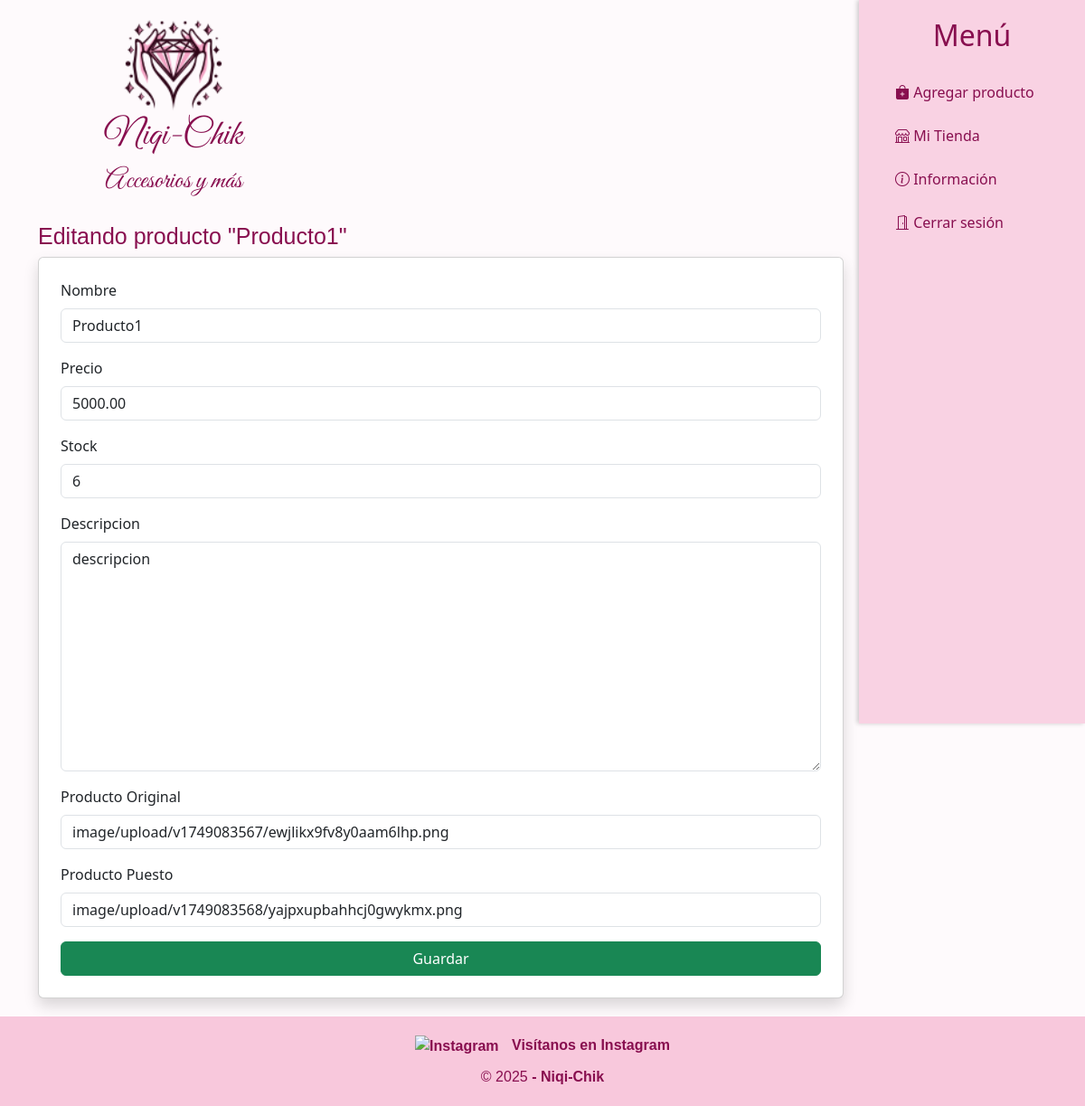
Page /tienda/7/editar/ (signed in) on the earlier database version.
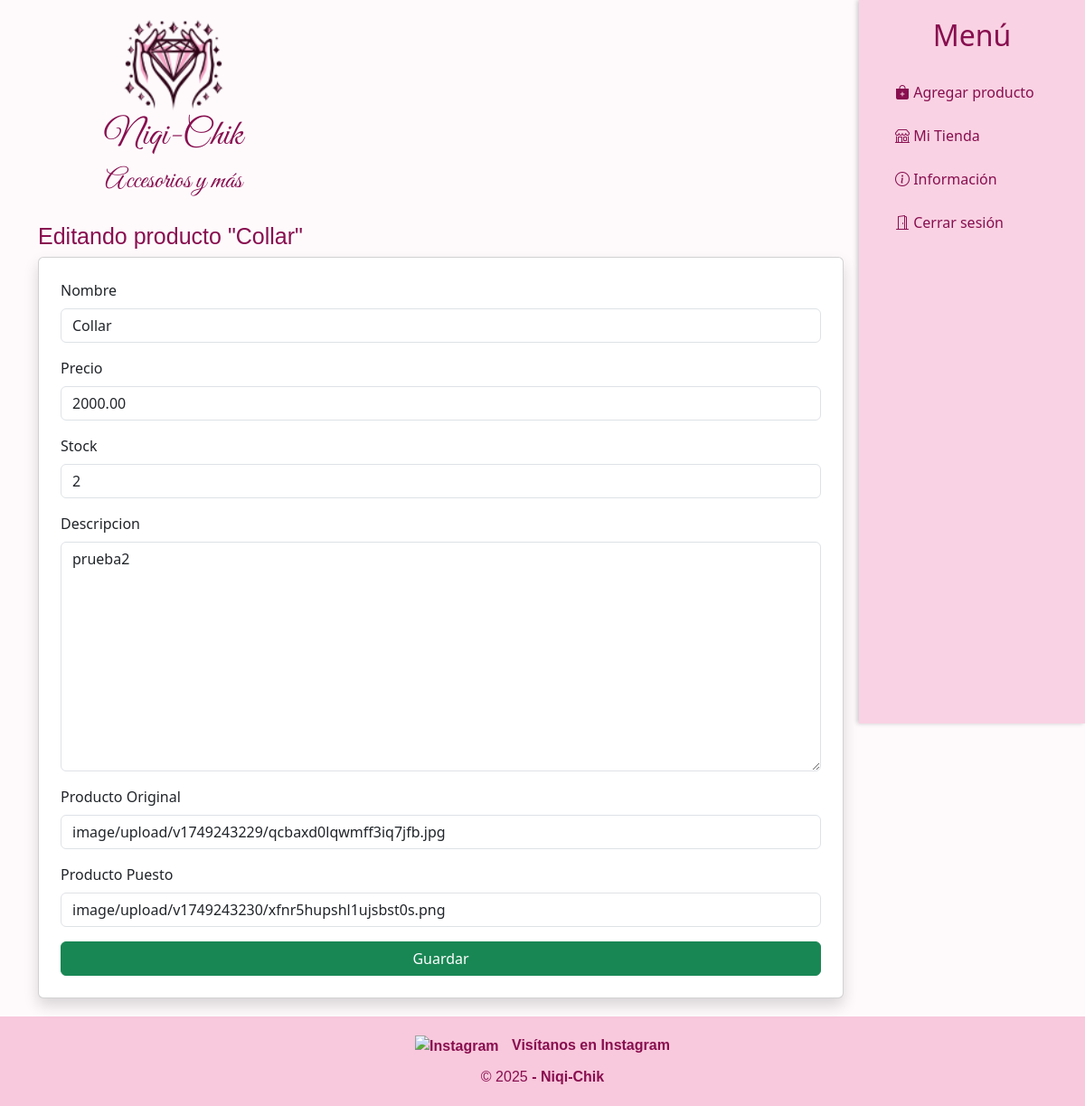
Same page on the later database version.
### tienda/models.py (models this page shows, shortened)
class Producto(models.Model):
    codigo = models.CharField(max_length=6, unique=True, editable=False, null=True, blank=True)
    nombre = models.CharField(max_length=100)
    descripcion = models.TextField()
    precio = models.DecimalField(max_digits=10, decimal_places=2)
    stock = models.IntegerField()
    vendidos = models.IntegerField(default=0)
    imagen = CloudinaryField('Producto Original', blank=True, null=True)
    imagen2 = CloudinaryField('Producto Puesto', blank=True, null=True)
    estado = models.BooleanField(default=True)
    vendedor = models.ForeignKey(User, on_delete=models.CASCADE)
    slug = models.SlugField(unique=True, blank=True)

### tienda/views.py (the view)
# urls.py: path('tienda/<int:producto_id>/editar/', views.editar_producto, name='editar_producto'),
@login_required
def editar_producto(request, producto_id):
    producto = get_object_or_404(Producto, id=producto_id, vendedor=request.user)
    if request.method == 'POST':
        form = EditarProductoForm(request.POST, request.FILES, instance=producto)
        if form.is_valid():
            form.save()
            return redirect('tienda')
    else:
        form = ProductoForm(instance=producto)
    return render(request, 'tienda/editar.html', {'form': form, 'producto': producto})

### tienda/forms.py
class ProductoForm(forms.ModelForm):
    class Meta:
        model = Producto
        fields = ['nombre', 'precio','stock','descripcion', 'imagen', 'imagen2']  # Asegúrate de incluir todos los que quieres editar

### tienda/templates/tienda/editar.html (shortened to what this page needs)
{% include "tienda/Menu.html" %}
{% load static %}
{% load widget_tweaks %}
<div class="contenido">
<div class="container mt-12">
  <h1 class="titulo-scriptify2"> Editando producto "{{ producto.nombre }}"</h1>
  <form method="POST" enctype="multipart/form-data" class="card p-4 shadow">
    {% for field in form %}
      <div class="mb-3">
        <label for="{{ field.id_for_label }}" class="form-label">{{ field.label }}</label>
        {{ field|add_class:"form-control" }}
      </div>
    {% endfor %}
    <div class="d-grid">
      <button type="submit" class="btn btn-success">Guardar</button>
    </div>
  </form>
</div>
</div>
{% include "tienda/Footer.html" %}

### tienda/templates/tienda/Menu.html (shortened to what this page needs)
{% load static %}
<!DOCTYPE html>
<html lang="es">
<head>
  <link rel="stylesheet" href="https://cdn.jsdelivr.net/npm/bootstrap-icons@1.10.3/font/bootstrap-icons.css">
  <link href="https://cdn.jsdelivr.net/npm/bootstrap@5.3.0-alpha1/dist/css/bootstrap.min.css" rel="stylesheet">
  <link href="https://cdn.jsdelivr.net/npm/bootstrap@5.3.0/dist/css/bootstrap.min.css" rel="stylesheet">
</head>
<body>
  <nav>
  <div class="row">
    <div class="col-10 col-sm-6 col-md-4 mb-12">
      <h1 class="titulo-scriptify"><img src="../../../media/Productos/LogoSimple.png" alt="Logo Niqi-Chik" class="logo-img"><br>Niqi-Chik </h1>
      <h1 class="titulo-scriptifyMini"> Accesorios y más</h1>
      </div>
  </nav>
<div class="menu-derecho" id="menuDerecho">
  <h2>Menú</h2>
    <form method="POST" enctype="multipart/form-data">
    {% if user.is_authenticated %}
    <a href="{% url 'agregar_producto' %}"><i class="bi bi-bag-plus-fill"></i> Agregar producto</a>
    <a href="{% url 'tienda' %}"><i class="bi bi-shop"></i> Mi Tienda</a>
    <a href="{% url 'dashboard' %}"><i class="bi bi-info-circle"></i> Información</a>
    <a href="{% url 'logout' %}"><i class="bi bi-door-open"></i> Cerrar sesión</a>
    {% else %}
    <a href="{% url 'login' %}"><i class="bi bi-door-open"></i> Iniciar Sesión</a>
    {% endif %}
    </form>
</div>
</body>
</html>

### tienda/templates/tienda/Footer.html (shortened to what this page needs)
<!DOCTYPE html>
<html lang="es">
<head>
</head>
<body>
  <footer>
    <a href="https://www.instagram.com/niqi_chik/" target="_blank" class="footer-link">
      <img src="https://cdn-icons-png.flaticon.com/512/2111/2111463.png" alt="Instagram" class="instagram-logo">
      Visítanos en Instagram
    </a>
    <div style="margin-top: 10px;">
  © 2025 <strong> -
    <a href="{% url 'home' %}" style="color: inherit; text-decoration: none;">Niqi-Chik</a>
  </strong>
</div>
  </footer>
</body>
</html>

### tienda/templates/tienda/Menu.html (style rules this page uses)
* { box-sizing: border-box; }
body { margin: 0; font-family: Arial, sans-serif; background-color: #fefafc !important; }
.contenido { padding: 20px 5px; transition: margin-right 0.3s; }
@media (min-width: 768px) { .contenido { margin-right: 250px; padding-left: 30px; } }
.menu-derecho { height: 100vh; width: 250px; position: fixed; top: 0; right: -250px; background-color: rgba(248, 200, 220, 0.8); color: #880e4f; padding: 20px; transition: right 0.3s; box-shadow: -2px 0 5px rgba(0, 0, 0, 0.2); z-index: 1000; backdrop-filter: blur(3px); }
.menu-derecho h2 { text-align: center; margin-bottom: 20px; color: #880e4f; }
.menu-derecho a { display: block; padding: 12px 20px; color: #880e4f; text-decoration: none; transition: background 0.3s; border-radius: 5px; }
@media (min-width: 768px) { .menu-derecho { right: 0; } }
.titulo-scriptify { font-family: 'Great Vibes', cursive; font-size: 40px; color: #880e4f; text-align: center; margin-top: 12px; }
.titulo-scriptifyMini { font-family: 'Great Vibes', cursive; font-size: 30px; color: #880e4f; text-align: center; margin-top: 0px; }
.titulo-scriptify2 { font-family: Arial, sans-serif; font-size: 25px; color: #880e4f; text-align: left; margin-top: 0px; }

### tienda/templates/tienda/Footer.html (style rules this page uses)
body { background-color: white; margin: 0; }
footer { background-color: #f8c8dc; padding: 20px; text-align: center; font-family: Arial, sans-serif; color: #880e4f; }
.instagram-logo { width: 30px; height: 30px; vertical-align: middle; margin-right: 10px; }
.footer-link { color: #880e4f; text-decoration: none; font-weight: bold; }

Differences in the rows shown:
changed Producto: nombre "Producto1" → "Collar"; precio "5000.00" → "2000.00"; stock "6" → "2"; descripcion "descripcion" → "prueba2"; imagen "image/upload/v1749083567/ewjlikx9fv8y0aam6lhp.png" → "image/upload/v1749243229/qcbaxd0lqwmff3iq7jfb.jpg"; imagen2 "image/upload/v1749083568/yajpxupbahhcj0gwykmx.png" → "image/upload/v1749243230/xfnr5hupshl1ujsbst0s.png"
